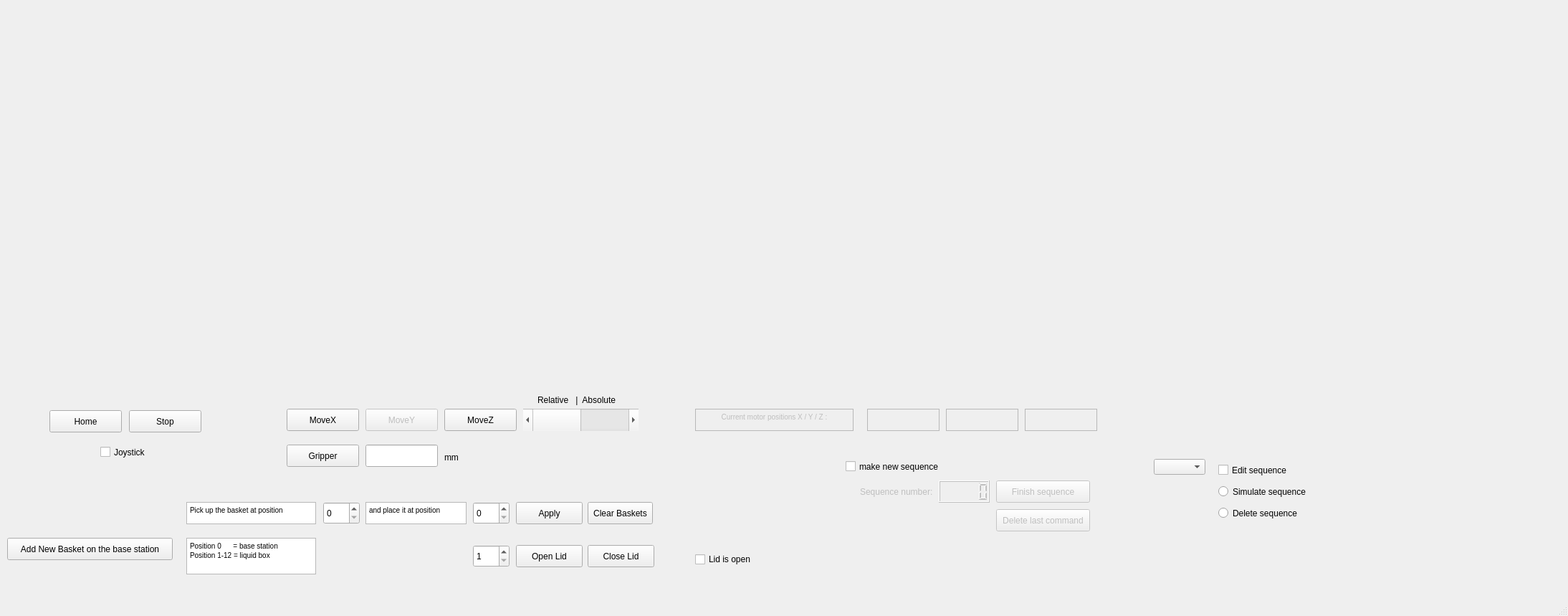
<?xml version="1.0" encoding="UTF-8"?>
<ui version="4.0">
 <class>MainWindow</class>
 <widget class="QMainWindow" name="MainWindow">
  <property name="enabled">
   <bool>true</bool>
  </property>
  <property name="geometry">
   <rect>
    <x>0</x>
    <y>0</y>
    <width>2188</width>
    <height>859</height>
   </rect>
  </property>
  <property name="windowTitle">
   <string>MainWindow</string>
  </property>
  <widget class="QWidget" name="centralwidget">
   <widget class="QPushButton" name="moveX">
    <property name="geometry">
     <rect>
      <x>400</x>
      <y>570</y>
      <width>101</width>
      <height>31</height>
     </rect>
    </property>
    <property name="text">
     <string>MoveX</string>
    </property>
   </widget>
   <widget class="QPushButton" name="moveZ">
    <property name="geometry">
     <rect>
      <x>620</x>
      <y>570</y>
      <width>101</width>
      <height>31</height>
     </rect>
    </property>
    <property name="text">
     <string>MoveZ</string>
    </property>
   </widget>
   <widget class="QPushButton" name="moveY">
    <property name="enabled">
     <bool>false</bool>
    </property>
    <property name="geometry">
     <rect>
      <x>510</x>
      <y>570</y>
      <width>101</width>
      <height>31</height>
     </rect>
    </property>
    <property name="text">
     <string>MoveY</string>
    </property>
   </widget>
   <widget class="QPushButton" name="stopping">
    <property name="geometry">
     <rect>
      <x>180</x>
      <y>572</y>
      <width>101</width>
      <height>31</height>
     </rect>
    </property>
    <property name="text">
     <string>Stop</string>
    </property>
   </widget>
   <widget class="QPushButton" name="Homing">
    <property name="geometry">
     <rect>
      <x>69</x>
      <y>572</y>
      <width>101</width>
      <height>31</height>
     </rect>
    </property>
    <property name="text">
     <string>Home</string>
    </property>
   </widget>
   <widget class="QCheckBox" name="joystick_control">
    <property name="geometry">
     <rect>
      <x>140</x>
      <y>620</y>
      <width>71</width>
      <height>21</height>
     </rect>
    </property>
    <property name="text">
     <string>Joystick</string>
    </property>
   </widget>
   <widget class="QLineEdit" name="move_command">
    <property name="geometry">
     <rect>
      <x>510</x>
      <y>620</y>
      <width>101</width>
      <height>31</height>
     </rect>
    </property>
   </widget>
   <widget class="QLabel" name="label">
    <property name="geometry">
     <rect>
      <x>620</x>
      <y>630</y>
      <width>31</width>
      <height>16</height>
     </rect>
    </property>
    <property name="text">
     <string>mm</string>
    </property>
   </widget>
   <widget class="QTextBrowser" name="posX">
    <property name="enabled">
     <bool>false</bool>
    </property>
    <property name="geometry">
     <rect>
      <x>1210</x>
      <y>570</y>
      <width>101</width>
      <height>31</height>
     </rect>
    </property>
    <property name="html">
     <string>&lt;!DOCTYPE HTML PUBLIC &quot;-//W3C//DTD HTML 4.0//EN&quot; &quot;http://www.w3.org/TR/REC-html40/strict.dtd&quot;&gt;
&lt;html&gt;&lt;head&gt;&lt;meta name=&quot;qrichtext&quot; content=&quot;1&quot; /&gt;&lt;style type=&quot;text/css&quot;&gt;
p, li { white-space: pre-wrap; }
&lt;/style&gt;&lt;/head&gt;&lt;body style=&quot; font-family:'MS Shell Dlg 2'; font-size:7.8pt; font-weight:400; font-style:normal;&quot;&gt;
&lt;p align=&quot;center&quot; style=&quot;-qt-paragraph-type:empty; margin-top:0px; margin-bottom:0px; margin-left:0px; margin-right:0px; -qt-block-indent:0; text-indent:0px;&quot;&gt;&lt;br /&gt;&lt;/p&gt;&lt;/body&gt;&lt;/html&gt;</string>
    </property>
   </widget>
   <widget class="QTextEdit" name="textEdit">
    <property name="enabled">
     <bool>false</bool>
    </property>
    <property name="geometry">
     <rect>
      <x>970</x>
      <y>570</y>
      <width>221</width>
      <height>31</height>
     </rect>
    </property>
    <property name="html">
     <string>&lt;!DOCTYPE HTML PUBLIC &quot;-//W3C//DTD HTML 4.0//EN&quot; &quot;http://www.w3.org/TR/REC-html40/strict.dtd&quot;&gt;
&lt;html&gt;&lt;head&gt;&lt;meta name=&quot;qrichtext&quot; content=&quot;1&quot; /&gt;&lt;style type=&quot;text/css&quot;&gt;
p, li { white-space: pre-wrap; }
&lt;/style&gt;&lt;/head&gt;&lt;body style=&quot; font-family:'MS Shell Dlg 2'; font-size:7.8pt; font-weight:400; font-style:normal;&quot;&gt;
&lt;p align=&quot;center&quot; style=&quot; margin-top:0px; margin-bottom:0px; margin-left:0px; margin-right:0px; -qt-block-indent:0; text-indent:0px;&quot;&gt;Current motor positions X / Y / Z :&lt;/p&gt;&lt;/body&gt;&lt;/html&gt;</string>
    </property>
   </widget>
   <widget class="QTextBrowser" name="posY">
    <property name="enabled">
     <bool>false</bool>
    </property>
    <property name="geometry">
     <rect>
      <x>1320</x>
      <y>570</y>
      <width>101</width>
      <height>31</height>
     </rect>
    </property>
    <property name="html">
     <string>&lt;!DOCTYPE HTML PUBLIC &quot;-//W3C//DTD HTML 4.0//EN&quot; &quot;http://www.w3.org/TR/REC-html40/strict.dtd&quot;&gt;
&lt;html&gt;&lt;head&gt;&lt;meta name=&quot;qrichtext&quot; content=&quot;1&quot; /&gt;&lt;style type=&quot;text/css&quot;&gt;
p, li { white-space: pre-wrap; }
&lt;/style&gt;&lt;/head&gt;&lt;body style=&quot; font-family:'MS Shell Dlg 2'; font-size:7.8pt; font-weight:400; font-style:normal;&quot;&gt;
&lt;p align=&quot;center&quot; style=&quot;-qt-paragraph-type:empty; margin-top:0px; margin-bottom:0px; margin-left:0px; margin-right:0px; -qt-block-indent:0; text-indent:0px;&quot;&gt;&lt;br /&gt;&lt;/p&gt;&lt;/body&gt;&lt;/html&gt;</string>
    </property>
   </widget>
   <widget class="QTextBrowser" name="posZ">
    <property name="enabled">
     <bool>false</bool>
    </property>
    <property name="geometry">
     <rect>
      <x>1430</x>
      <y>570</y>
      <width>101</width>
      <height>31</height>
     </rect>
    </property>
    <property name="html">
     <string>&lt;!DOCTYPE HTML PUBLIC &quot;-//W3C//DTD HTML 4.0//EN&quot; &quot;http://www.w3.org/TR/REC-html40/strict.dtd&quot;&gt;
&lt;html&gt;&lt;head&gt;&lt;meta name=&quot;qrichtext&quot; content=&quot;1&quot; /&gt;&lt;style type=&quot;text/css&quot;&gt;
p, li { white-space: pre-wrap; }
&lt;/style&gt;&lt;/head&gt;&lt;body style=&quot; font-family:'MS Shell Dlg 2'; font-size:7.8pt; font-weight:400; font-style:normal;&quot;&gt;
&lt;p align=&quot;center&quot; style=&quot;-qt-paragraph-type:empty; margin-top:0px; margin-bottom:0px; margin-left:0px; margin-right:0px; -qt-block-indent:0; text-indent:0px;&quot;&gt;&lt;br /&gt;&lt;/p&gt;&lt;/body&gt;&lt;/html&gt;</string>
    </property>
   </widget>
   <widget class="Graph" name="widget_visu" native="true">
    <property name="geometry">
     <rect>
      <x>0</x>
      <y>30</y>
      <width>2000</width>
      <height>500</height>
     </rect>
    </property>
   </widget>
   <widget class="QSpinBox" name="CurrentPositionBasket">
    <property name="geometry">
     <rect>
      <x>451</x>
      <y>700</y>
      <width>51</width>
      <height>31</height>
     </rect>
    </property>
    <property name="maximum">
     <number>12</number>
    </property>
   </widget>
   <widget class="QPushButton" name="clear_all">
    <property name="geometry">
     <rect>
      <x>820</x>
      <y>700</y>
      <width>91</width>
      <height>31</height>
     </rect>
    </property>
    <property name="text">
     <string>Clear Baskets</string>
    </property>
   </widget>
   <widget class="QTextEdit" name="textEdit_2">
    <property name="geometry">
     <rect>
      <x>260</x>
      <y>700</y>
      <width>181</width>
      <height>31</height>
     </rect>
    </property>
    <property name="html">
     <string>&lt;!DOCTYPE HTML PUBLIC &quot;-//W3C//DTD HTML 4.0//EN&quot; &quot;http://www.w3.org/TR/REC-html40/strict.dtd&quot;&gt;
&lt;html&gt;&lt;head&gt;&lt;meta name=&quot;qrichtext&quot; content=&quot;1&quot; /&gt;&lt;style type=&quot;text/css&quot;&gt;
p, li { white-space: pre-wrap; }
&lt;/style&gt;&lt;/head&gt;&lt;body style=&quot; font-family:'MS Shell Dlg 2'; font-size:7.8pt; font-weight:400; font-style:normal;&quot;&gt;
&lt;p style=&quot; margin-top:0px; margin-bottom:0px; margin-left:0px; margin-right:0px; -qt-block-indent:0; text-indent:0px;&quot;&gt;Pick up the basket at position&lt;/p&gt;&lt;/body&gt;&lt;/html&gt;</string>
    </property>
   </widget>
   <widget class="QTextEdit" name="textEdit_3">
    <property name="geometry">
     <rect>
      <x>510</x>
      <y>700</y>
      <width>141</width>
      <height>31</height>
     </rect>
    </property>
    <property name="html">
     <string>&lt;!DOCTYPE HTML PUBLIC &quot;-//W3C//DTD HTML 4.0//EN&quot; &quot;http://www.w3.org/TR/REC-html40/strict.dtd&quot;&gt;
&lt;html&gt;&lt;head&gt;&lt;meta name=&quot;qrichtext&quot; content=&quot;1&quot; /&gt;&lt;style type=&quot;text/css&quot;&gt;
p, li { white-space: pre-wrap; }
&lt;/style&gt;&lt;/head&gt;&lt;body style=&quot; font-family:'MS Shell Dlg 2'; font-size:7.8pt; font-weight:400; font-style:normal;&quot;&gt;
&lt;p style=&quot; margin-top:0px; margin-bottom:0px; margin-left:0px; margin-right:0px; -qt-block-indent:0; text-indent:0px;&quot;&gt;and place it at position&lt;/p&gt;&lt;/body&gt;&lt;/html&gt;</string>
    </property>
   </widget>
   <widget class="QSpinBox" name="NewPositionBasket">
    <property name="geometry">
     <rect>
      <x>660</x>
      <y>700</y>
      <width>51</width>
      <height>31</height>
     </rect>
    </property>
    <property name="maximum">
     <number>12</number>
    </property>
   </widget>
   <widget class="QPushButton" name="ApplyMovement">
    <property name="geometry">
     <rect>
      <x>720</x>
      <y>700</y>
      <width>93</width>
      <height>31</height>
     </rect>
    </property>
    <property name="text">
     <string>Apply</string>
    </property>
   </widget>
   <widget class="QTextEdit" name="textEdit_4">
    <property name="geometry">
     <rect>
      <x>260</x>
      <y>750</y>
      <width>181</width>
      <height>51</height>
     </rect>
    </property>
    <property name="html">
     <string>&lt;!DOCTYPE HTML PUBLIC &quot;-//W3C//DTD HTML 4.0//EN&quot; &quot;http://www.w3.org/TR/REC-html40/strict.dtd&quot;&gt;
&lt;html&gt;&lt;head&gt;&lt;meta name=&quot;qrichtext&quot; content=&quot;1&quot; /&gt;&lt;style type=&quot;text/css&quot;&gt;
p, li { white-space: pre-wrap; }
&lt;/style&gt;&lt;/head&gt;&lt;body style=&quot; font-family:'MS Shell Dlg 2'; font-size:7.8pt; font-weight:400; font-style:normal;&quot;&gt;
&lt;p style=&quot; margin-top:0px; margin-bottom:0px; margin-left:0px; margin-right:0px; -qt-block-indent:0; text-indent:0px;&quot;&gt;Position 0      = base station&lt;/p&gt;
&lt;p style=&quot; margin-top:0px; margin-bottom:0px; margin-left:0px; margin-right:0px; -qt-block-indent:0; text-indent:0px;&quot;&gt;Position 1-12 = liquid box&lt;/p&gt;&lt;/body&gt;&lt;/html&gt;</string>
    </property>
   </widget>
   <widget class="QCheckBox" name="sequence_toggle">
    <property name="geometry">
     <rect>
      <x>1180</x>
      <y>640</y>
      <width>151</width>
      <height>21</height>
     </rect>
    </property>
    <property name="text">
     <string>make new sequence</string>
    </property>
    <property name="checkable">
     <bool>true</bool>
    </property>
    <property name="checked">
     <bool>false</bool>
    </property>
   </widget>
   <widget class="QRadioButton" name="sim">
    <property name="geometry">
     <rect>
      <x>1700</x>
      <y>670</y>
      <width>141</width>
      <height>31</height>
     </rect>
    </property>
    <property name="text">
     <string>Simulate sequence</string>
    </property>
    <property name="autoExclusive">
     <bool>false</bool>
    </property>
   </widget>
   <widget class="QPushButton" name="AddNewBasket">
    <property name="geometry">
     <rect>
      <x>10</x>
      <y>750</y>
      <width>231</width>
      <height>31</height>
     </rect>
    </property>
    <property name="text">
     <string>Add New Basket on the base station</string>
    </property>
   </widget>
   <widget class="QPushButton" name="OpenLid">
    <property name="geometry">
     <rect>
      <x>720</x>
      <y>760</y>
      <width>93</width>
      <height>31</height>
     </rect>
    </property>
    <property name="text">
     <string>Open Lid</string>
    </property>
   </widget>
   <widget class="QPushButton" name="CloseLid">
    <property name="geometry">
     <rect>
      <x>820</x>
      <y>760</y>
      <width>93</width>
      <height>31</height>
     </rect>
    </property>
    <property name="text">
     <string>Close Lid</string>
    </property>
   </widget>
   <widget class="QSpinBox" name="LiqBoxNr">
    <property name="geometry">
     <rect>
      <x>660</x>
      <y>760</y>
      <width>51</width>
      <height>31</height>
     </rect>
    </property>
    <property name="minimum">
     <number>1</number>
    </property>
    <property name="maximum">
     <number>12</number>
    </property>
   </widget>
   <widget class="QScrollBar" name="relative_absolute">
    <property name="geometry">
     <rect>
      <x>730</x>
      <y>570</y>
      <width>161</width>
      <height>31</height>
     </rect>
    </property>
    <property name="maximum">
     <number>1</number>
    </property>
    <property name="pageStep">
     <number>1</number>
    </property>
    <property name="value">
     <number>0</number>
    </property>
    <property name="sliderPosition">
     <number>0</number>
    </property>
    <property name="orientation">
     <enum>Qt::Horizontal</enum>
    </property>
    <property name="invertedAppearance">
     <bool>false</bool>
    </property>
   </widget>
   <widget class="QLabel" name="label_2">
    <property name="geometry">
     <rect>
      <x>750</x>
      <y>550</y>
      <width>131</width>
      <height>16</height>
     </rect>
    </property>
    <property name="text">
     <string>Relative   |  Absolute</string>
    </property>
   </widget>
   <widget class="QPushButton" name="gripper">
    <property name="geometry">
     <rect>
      <x>400</x>
      <y>620</y>
      <width>101</width>
      <height>31</height>
     </rect>
    </property>
    <property name="text">
     <string>Gripper</string>
    </property>
   </widget>
   <widget class="QCheckBox" name="LidIsOpen">
    <property name="geometry">
     <rect>
      <x>970</x>
      <y>770</y>
      <width>91</width>
      <height>20</height>
     </rect>
    </property>
    <property name="text">
     <string>Lid is open</string>
    </property>
   </widget>
   <widget class="QPushButton" name="FinishNewSequence">
    <property name="enabled">
     <bool>false</bool>
    </property>
    <property name="geometry">
     <rect>
      <x>1390</x>
      <y>670</y>
      <width>131</width>
      <height>31</height>
     </rect>
    </property>
    <property name="text">
     <string>Finish sequence</string>
    </property>
   </widget>
   <widget class="QComboBox" name="SequenceSelection">
    <property name="geometry">
     <rect>
      <x>1610</x>
      <y>640</y>
      <width>71</width>
      <height>31</height>
     </rect>
    </property>
    <property name="currentIndex">
     <number>-1</number>
    </property>
    <property name="insertPolicy">
     <enum>QComboBox::InsertAlphabetically</enum>
    </property>
    <property name="sizeAdjustPolicy">
     <enum>QComboBox::AdjustToContents</enum>
    </property>
   </widget>
   <widget class="QLCDNumber" name="SequenceNumber">
    <property name="enabled">
     <bool>false</bool>
    </property>
    <property name="geometry">
     <rect>
      <x>1310</x>
      <y>670</y>
      <width>71</width>
      <height>31</height>
     </rect>
    </property>
    <property name="smallDecimalPoint">
     <bool>false</bool>
    </property>
   </widget>
   <widget class="QLabel" name="label_3">
    <property name="enabled">
     <bool>false</bool>
    </property>
    <property name="geometry">
     <rect>
      <x>1200</x>
      <y>670</y>
      <width>111</width>
      <height>31</height>
     </rect>
    </property>
    <property name="text">
     <string>Sequence number:</string>
    </property>
   </widget>
   <widget class="QRadioButton" name="delete_seq">
    <property name="geometry">
     <rect>
      <x>1700</x>
      <y>700</y>
      <width>131</width>
      <height>31</height>
     </rect>
    </property>
    <property name="text">
     <string>Delete sequence</string>
    </property>
    <property name="checkable">
     <bool>true</bool>
    </property>
    <property name="checked">
     <bool>false</bool>
    </property>
    <property name="autoExclusive">
     <bool>false</bool>
    </property>
   </widget>
   <widget class="QPushButton" name="DeleteLastCommand">
    <property name="enabled">
     <bool>false</bool>
    </property>
    <property name="geometry">
     <rect>
      <x>1390</x>
      <y>710</y>
      <width>131</width>
      <height>31</height>
     </rect>
    </property>
    <property name="text">
     <string>Delete last command</string>
    </property>
   </widget>
   <widget class="QCheckBox" name="EditSeq">
    <property name="geometry">
     <rect>
      <x>1700</x>
      <y>640</y>
      <width>111</width>
      <height>31</height>
     </rect>
    </property>
    <property name="text">
     <string>Edit sequence</string>
    </property>
   </widget>
  </widget>
  <widget class="QMenuBar" name="menubar">
   <property name="geometry">
    <rect>
     <x>0</x>
     <y>0</y>
     <width>2188</width>
     <height>26</height>
    </rect>
   </property>
  </widget>
  <widget class="QStatusBar" name="statusbar"/>
 </widget>
 <customwidgets>
  <customwidget>
   <class>Graph</class>
   <extends>QWidget</extends>
   <header location="global">microscope_bed.h</header>
   <container>1</container>
  </customwidget>
 </customwidgets>
 <resources/>
 <connections/>
</ui>
